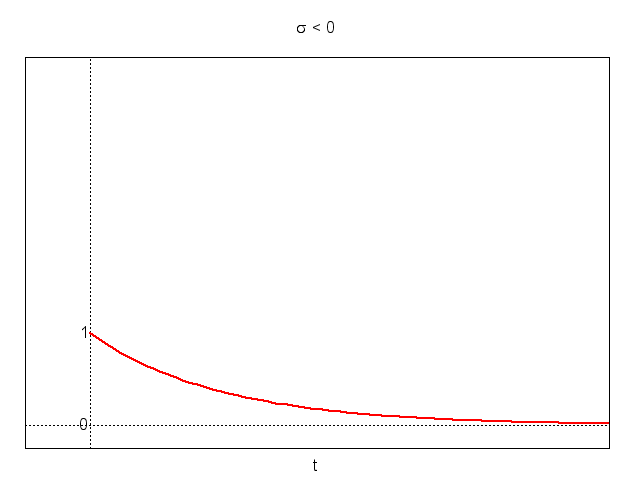

Write gnuplot code to recreate this figure.
set terminal png
set output 'poli_reali1_1.png'
set encoding utf8
load 'config.plt'
#
set xlabel 't'
set xzeroaxis
set yzeroaxis
unset ytics
unset xtics
#
set title "{/Symbol s} < 0"
set label "0" at 0,0 right
set label "1" at 0,1 right
plot [-.25:2][-.25:4] x >= 0 ? exp(-2*x) : 1/0 notitle w l ls 1
